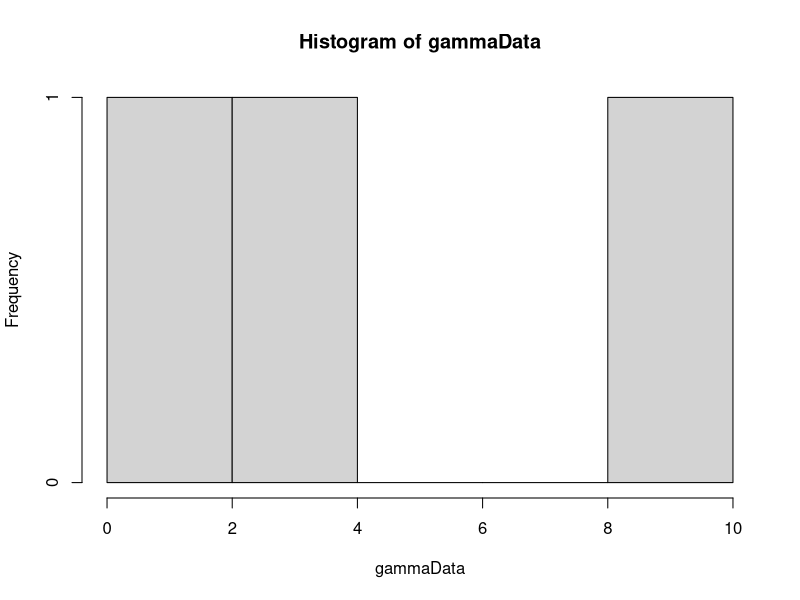

Write the R code that produced this figure. (Note: this script raises an error after producing the figure.)
library(MCMCpack)


calcWeight <- function(u, alpha) {
  # Calculates weight for given u and alpha.
  # 
  # Args:
  #   u: A vector.
  #   alpha: A scalar.
  #   
  # Returns:
  #   The weight value. A scalar.
  gammaInv = rep(0, length(u))
  diffGammaInv = rep(0, length(u))
  for(i in 1:length(u)) {
    gammaInv[i] = invGammaCumulative(u[i], alpha)
    diffGammaInv[i] = diffAlphaInvGammaCumulative(u[i], alpha)
  }
  pi = getPiValue()
  weight = pi/((1/length(gammaInv))*(sum(diffGammaInv/gammaInv)) - sum(diffGammaInv)/sum(gammaInv))
  return(weight)
}

getPiValue <- function() {
  # get value of pi function to be used in calculation of weights.
  # 
  # Returns:
  #   A scalar value.
  if (piValue == "constant") {
    return(1)
  } else if (piValue == "jeffrey") {
    # Return jeffrey prior
    return(sqrt((1/(estAlpha[sampleIndex]^2)) + (1/(2-(exp(estAlpha[sampleIndex]) + exp(-estAlpha[sampleIndex]))))))
  } else if (piValue == "betaOption") {
    return(estBeta)
  } else if (piValue == "alphaOption") {
    return(estAlpha[sampleIndex])
  }
}

calcPhi <- function(u, alpha) {
  phiPoint = rep(0, length(u))
  for(i in 1:length(u)) {
    xValue = invGammaCumulative(u[i], alpha)
    phiPoint[i] = getPhiValue(xValue)
  }
  return(sum(phiPoint)/length(u))
}

calcPhiGivenX <- function(x) {
  # Calc phi value for a vector x.
  # 
  # Args:
  #   x: A vector of data.
  #   
  # Returns:
  #  A scalar.
  phiPoint = rep(0, length(x))
  for(i in 1:length(x)) {
    phiPoint[i] = getPhiValue(x[i])
  }
  return(sum(phiPoint)/length(phiPoint))
}

getPhiValue <- function(xValue) {
  return(xValue > probValue)
}

invGammaCumulative <- function(u, alpha) {
  # Finds the inverse of the cumulative gamma.
  # 
  # Args:
  #   u: Scalar value.
  #   alpha: Scalar value.
  #   
  # Returns:
  #   A scalar. The inverse value given u and alpha.
  x = 0
  stepSize = 0.1
  tolerance = 0.00001
  direction = 1
  integralValue = 0
  
  while(abs(integralValue - u) > tolerance){
    x = x + direction*stepSize
    if(x<0) {
      x = 0
      direction = 1
    }
    
    if(method == "integrate") {
      integralv = integrate(gammaDensity, 0, x)
      integralValue = integral$valuev
    } else if(method == "pgamma") {
      integralv = pgamma(x, shape=alpha, scale=1)
      integralValue = integralv
    }
    
    
    # Going left and pass the point
    if ((u > integralValue) && (direction == -1)) {
      stepSize = stepSize/2
      direction = 1
    }
    
    # Going right and pass the point
    if ((u < integralValue) && (direction == 1)) {
      stepSize = stepSize/2
      direction = -1
    }
  }
  return(x)
}

diffAlphaInvGammaCumulative <- function(u, alpha) {
  # Derivative of gamma distribution with respect to alpha.
  # 
  # Args:
  #   u: Scalar between 0 and 1.
  #   alpha: Scalar larger than 0.
  #   
  # Returns:
  #   Scalar value. Derivative at point alpha.
  firstPoint = invGammaCumulative(u,alpha)
  secondPoint = invGammaCumulative(u, alpha + alphaHStep)
  return((secondPoint - firstPoint)/alphaHStep)
}

calcDerivateFunction <- function(u, alphaValue) {
  # Analytically find the derivative of cumulative inverse.
  # 
  # Args:
  #   u: Scalar value between 0 and 1.
  #   alphaValue: Scalar value.
  #   
  # Returns:
  #   A scalar value.
  largeFInv = invGammaCumulative(u, alphaValue)
  integralPart = integrate(integralFunction, 0, largeFInv)
  return((digamma(alphaValue)*u - integralPart$value)*gamma(alphaValue)/((largeFInv^(alphaValue - 1))*exp(-largeFInv)))
}

integralFunction <- function(y) {
  # Function to be integrated.
  return(log(y)*(y^(alphaValue - 1))*exp(-y)/gamma(alphaValue))
}

optimfindAlpha <- function() {
  if((calcValueTau2(u, alphaUpperBound) < s2) || (calcValueTau2(u, alphaLowerBound) > s2)) {
    return(-1)
  }
  return(optim(c(0.1), optimFunction, lower=alphaLowerBound, upper=alphaUpperBound, method="Brent")$par)
}

optimFunction <- function(alpha) {
  return(abs(s2-calcValueTau2(u, alpha)))
}

findAlpha <- function(s2, u) {
  # Function to calculate alpha value
  # 
  # Args:
  #   s2: Scalar value of sufficient statistic
  #   u: A vector
  #   
  # Returns:
  #   A scalar value of alpha.
  
  alphaValue = 0.1
  stepSize = 1
  direction = 1
  tolerance = 0.0001
  tau2Value = 0
  prevTau2Value = 0
  it = 0
  while(abs(s2 - tau2Value) > tolerance) {
    it = it + 1
    alphaValue = alphaValue + direction*stepSize
    if(alphaValue<=0) {
      alphaValue = 0.1
      direction = 1
    }
    prevTau2Value = tau2Value
    tau2Value = calcValueTau2(u, alphaValue)
    if ((s2 > tau2Value) && (direction == -1)) {
      stepSize = stepSize/2
      direction = 1
    }
    
    if ((s2 < tau2Value) && (direction == 1)) {
      stepSize = stepSize/2
      direction = -1
    }
    
    if(isAlphaOutsideValidInterval(alphaValue, direction)) {
      return(-1)
    }  
    if(it==100) {
      return(-1)
    }
    
  }
  
  return(alphaValue)
}

isAlphaOutsideValidInterval <- function(alphaValue, direction) {
  # Function to check if the alphaValue is outside allowed interval.
  # 
  # Args:
  #   alphaValue: A scalar value
  #   direction: A scalar value. Either 1 or -1.
  #   
  # Returns:
  #   Boolean value.
  return((alphaValue < alphaLowerBound && direction == -1) || (alphaValue > alphaUpperBound && direction == 1))
}

findBeta <- function(s1, u, alphaValue) {
  # Calculates beta
  # 
  # Args:
  #   s1: Scalar value.
  #   u: Vector of values between 0 and 1.
  #   alphaValue: Scalar value.
  #   
  # Returns:
  #   A scalar value.
  largeFInv = rep(0, length(u))
  for(i in 1:length(u)) {
    largeFInv[i] = invGammaCumulative(u[i], alphaValue)
  }
  return(s1*length(u)/(sum(largeFInv)))
}

calcValueTau2 <- function(u, alphaValue) {
  largeFInv = rep(0, length(u))
  for(i in 1:length(u)) {
    largeFInv[i] = invGammaCumulative(u[i], alphaValue)
  }
  return(length(u)*((prod(largeFInv))^(1/length(u)))/sum(largeFInv))
}

calcValueTau2Method2 <- function(x) {
  return(length(x)*((prod(x))^(1/length(x)))/sum(x))
}

gibbsSampling <- function(xInit) {
  sumX = sum(xInit)
  prodX = prod(xInit)
  NUM_ITERATIONS = 5000
  xCurrent = xInit
  for(i in 1:NUM_ITERATIONS) {
    x1 = runif(1)*sumX
    if(isValidX1Proposal(x1, sumX, prodX)) {
      roots = findRoots(x1, sumX, prodX)
      x2 = roots[1]
      x3 = roots[2]
      xProposal = c(x1, x2, x3)
      alphaMetHastings = findAlphaMetHastings(xCurrent, xProposal)
      acceptProb = runif(1)
      if(acceptProb <= alphaMetHastings) {
        xCurrent = xProposal
      }
    }
  }
  return(xCurrent)
}

isValidX1Proposal <- function(x1, sumX, prodX) {
  return((x1^3 - 2*sumX*x1^2 + (sumX^2)*x1 - 4*prodX) > 0)
}

findRoots <- function (x1, sumX, prodX) {
  root1 = ((sumX - x1) + sqrt( (sumX - x1)^2 - 4*prodX/x1 ))/2
  root2 = ((sumX - x1) - sqrt( (sumX - x1)^2 - 4*prodX/x1 ))/2
  return(c(root1, root2))
}

findAlphaMetHastings <- function(xCurrent, xProposal) {
  piProp = 1/(xProposal[1]*sqrt((sum(xProposal)  - xProposal[1])^2 - 4*prod(xProposal)/xProposal[1] ))
  piCurrent = 1/(xCurrent[1]*sqrt((sum(xCurrent)  - xCurrent[1])^2 - 4*prod(xCurrent)/xCurrent[1] ))
  return(min(1, piProp/piCurrent))
}

alpha = 2
beta = 2
hStep = 0.01
alphaHStep = 0.01
method = "pgamma"
NUM_SAMPLES = 1000
NUM_POINTS = 3
alphaUpperBound = 20
alphaLowerBound = 0.05
# Pi is used in calculation of weights
# Options are:
#   "constant"
#   "betaOption"
#   "jeffrey"
#   "alphaOption"
piValue = "jeffrey"

# Generate data
gammaData = rgamma(NUM_POINTS, shape=alpha, scale = beta)
hist(gammaData)
# Calculation of statistics
s1 = sum(gammaData)/NUM_POINTS
s2 = NUM_POINTS*((prod(gammaData))^(1/NUM_POINTS))/sum(gammaData)
# w statistic obs. Not to be used yet.
wObs = calcPhiGivenX(gammaData)

# Generation of samples
phi = rep(0, NUM_SAMPLES)
# Phi is the prob that X>probValue
probValue = 2
weightsW = rep(0, NUM_SAMPLES)
sampleIndex = 1
iterationNumber = 0
estAlpha = rep(0, NUM_SAMPLES)
estBeta = 0
while(sampleIndex <= NUM_SAMPLES) {
  u = runif(NUM_POINTS)
  estAlpha[sampleIndex] = optimfindAlpha()
  if(estAlpha[sampleIndex] != -1) {
    estBeta = findBeta(s1, u, estAlpha[sampleIndex])
    weightsW[sampleIndex] = abs(calcWeight(u, estAlpha[sampleIndex]))
    phi[sampleIndex] = calcPhi(u, estAlpha[sampleIndex])
    
    sampleIndex = sampleIndex + 1
    print(sampleIndex)
    
  }
  #print(iterationNumber)
  iterationNumber = iterationNumber + 1
}
alphaAcceptance = (sampleIndex-1)/iterationNumber
hist(weightsW, breaks = 300)
expectedPhi = sum(phi*weightsW)/sum(weightsW)
plot(estAlpha, weightsW)
unweightedExpectedPhi = sum(phi)/NUM_SAMPLES

# Gibbs sampling
NUM_GIBBS_SAMPLES = 1000
xSample = gammaData
phiGibbs = rep(0, NUM_GIBBS_SAMPLES)
gibbsObslargerWObs = 0
for(i in 1:NUM_GIBBS_SAMPLES) {
  xSample = gibbsSampling(xSample)
  phiGibbs[i] = calcPhiGivenX(xSample)
  if(phiGibbs[i] >= wObs) {
    gibbsObslargerWObs = gibbsObslargerWObs + 1
  }
  print(i)
}
gibbsPvalue = gibbsObslargerWObs/NUM_GIBBS_SAMPLES
averagePhiGibbs = sum(phiGibbs)/NUM_GIBBS_SAMPLES
